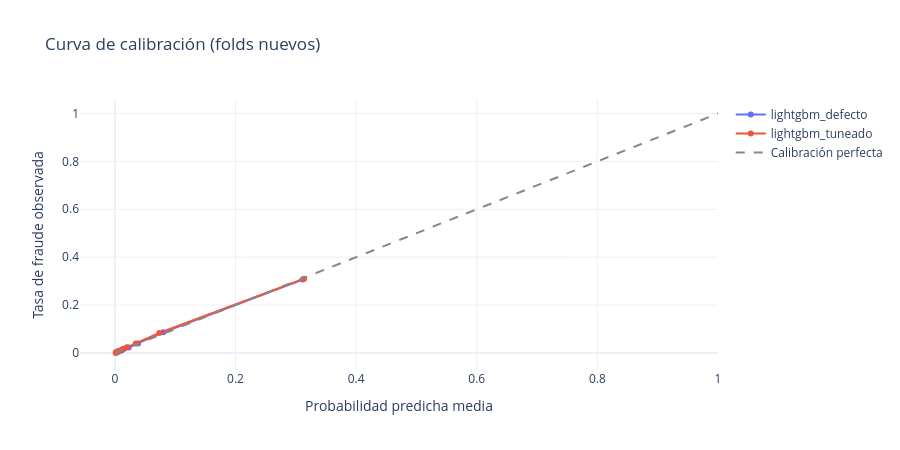

Notebook source saved alongside this figure:
### Code cell
# Curva de calibración: probabilidad predicha media vs. tasa de fraude observada, por decil de probabilidad
fig = go.Figure()
for nombre, resultado in resultados_validacion.items():
    tasa_observada, probabilidad_media = calibration_curve(
        datos['fraude'], resultado.oof_probability, n_bins=10, strategy='quantile'
    )
    fig.add_trace(go.Scatter(x=probabilidad_media, y=tasa_observada, mode='lines+markers', name=nombre))
fig.add_trace(go.Scatter(x=[0, 1], y=[0, 1], mode='lines', name='Calibración perfecta', line={'dash': 'dash', 'color': COLOR_REFERENCIA}))
fig.update_layout(
    title='Curva de calibración (folds nuevos)',
    xaxis_title='Probabilidad predicha media',
    yaxis_title='Tasa de fraude observada',
    height=450,
)
fig.show()

### Figure 1 — Plotly figure (JSON) as saved in the notebook; plotly's stock layout.template omitted (floating-point values rounded to 4 significant figures)
{"data": [{"mode": "lines+markers", "name": "lightgbm_defecto", "type": "scatter", "x": [0.002004, 0.003358, 0.005119, 0.007738, 0.01106, 0.01558, 0.02294, 0.03852, 0.08029, 0.3115], "y": [0.001, 0.002667, 0.004067, 0.007867, 0.01073, 0.01747, 0.0232, 0.0398, 0.08673, 0.3065]}, {"mode": "lines+markers", "name": "lightgbm_tuneado", "type": "scatter", "x": [0.001318, 0.002356, 0.003724, 0.005678, 0.008464, 0.01266, 0.01983, 0.03459, 0.0737, 0.3138], "y": [0.0009333, 0.003, 0.004733, 0.007933, 0.01053, 0.01547, 0.0244, 0.0396, 0.08353, 0.3099]}, {"line": {"color": "#898781", "dash": "dash"}, "mode": "lines", "name": "Calibración perfecta", "type": "scatter", "x": [0, 1], "y": [0, 1]}], "layout": {"height": 450, "title": {"text": "Curva de calibración (folds nuevos)"}, "xaxis": {"title": {"text": "Probabilidad predicha media"}}, "yaxis": {"title": {"text": "Tasa de fraude observada"}}}}
